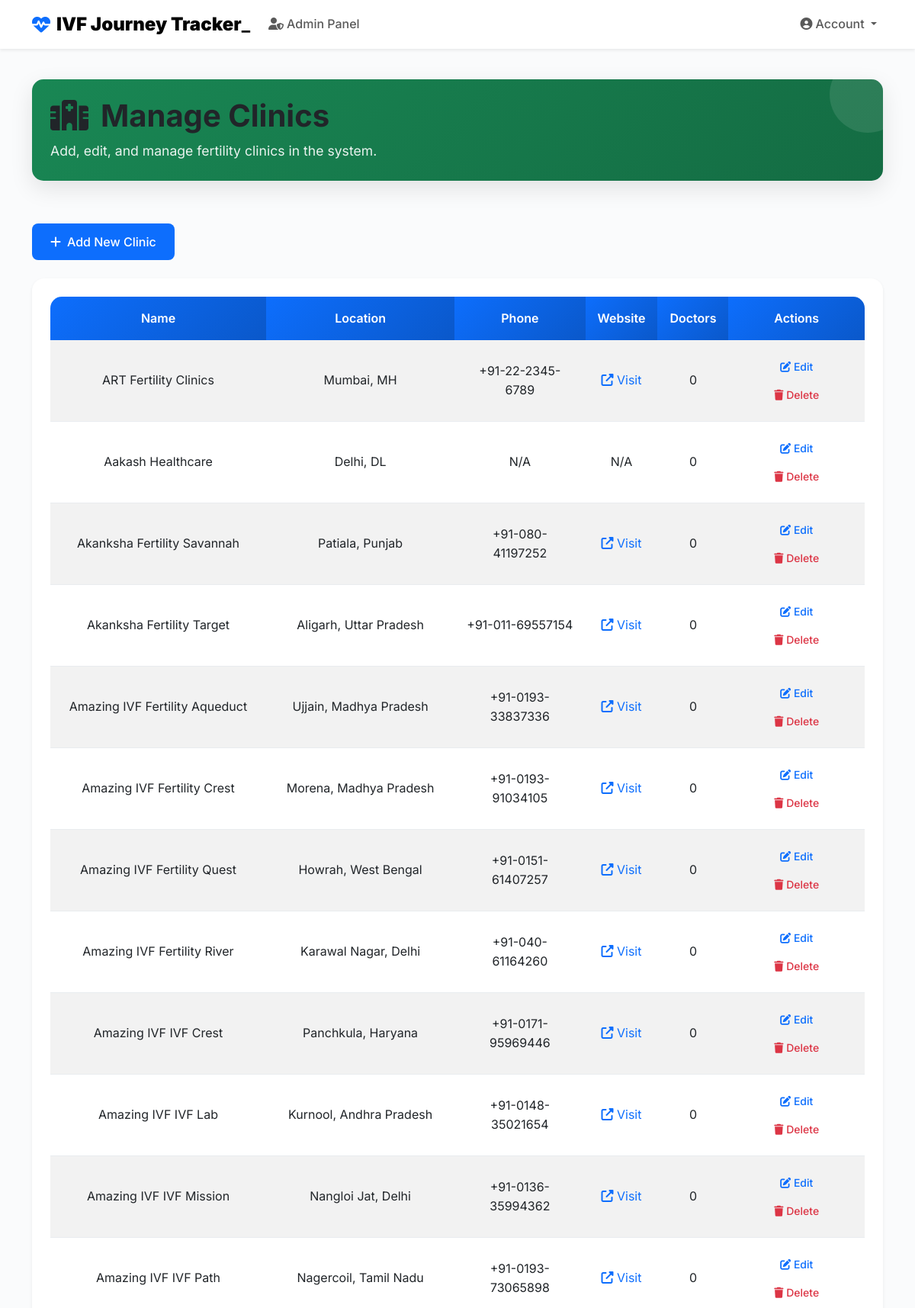
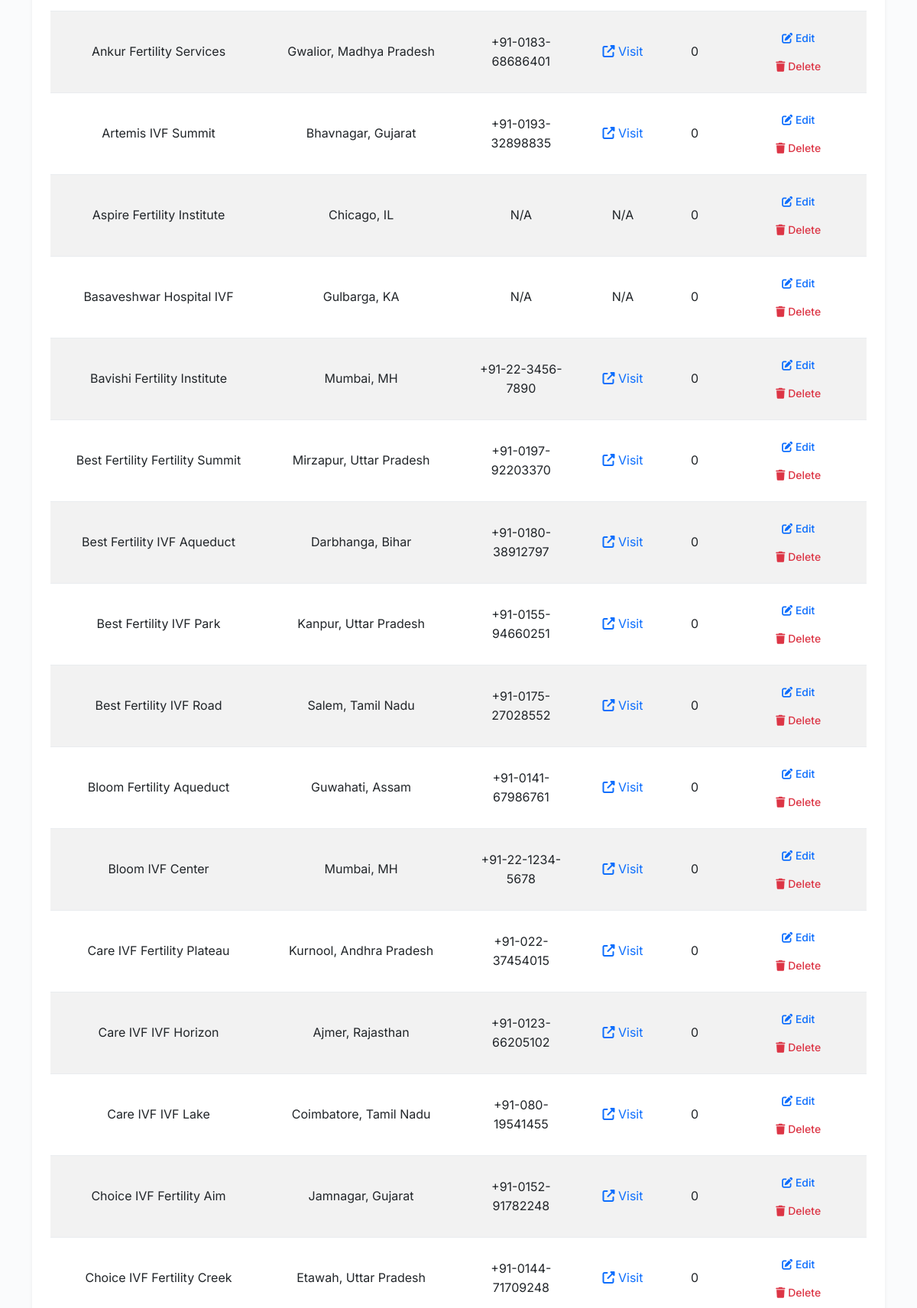
The app's page /admin/clinics (signed in, upper part) with its own data (2 pictures, top to bottom).
### models.py (models this page shows, shortened)
class Clinic(db.Model):
    __tablename__ = 'clinic' # <-- CRITICAL FIX: Explicit table name added
    id = db.Column(db.Integer, primary_key=True)
    name = db.Column(db.String(100), nullable=False)
    state = db.Column(db.String(100), nullable=False)
    city = db.Column(db.String(100), nullable=False)
    address = db.Column(db.String(255))
    contact_number = db.Column(db.String(20))
    phone = db.Column(db.String(20))
    website = db.Column(db.String(255))
    description = db.Column(db.Text)
    latitude = db.Column(db.Float)  # Latitude for map markers
    longitude = db.Column(db.Float)  # Longitude for map markers
    doctors = db.relationship('User', backref='clinic', lazy='dynamic') # References 'user' table via clinic_id foreign key

### main.py (the view)
@app.route('/admin/clinics')
@admin_required
def admin_clinics():
    user = User.query.get(session['user_id'])
    clinics = Clinic.query.order_by(Clinic.name).all()
    return render_template('admin_clinics.html', user=user, clinics=clinics)

### main.py (called while the page is built)
def admin_required(f):
    @wraps(f)
    def wrapper(*args, **kwargs):
        if 'user_id' not in session or session.get('user_type') != 'admin':
            flash('You do not have permission to access this page.', 'error')
            return redirect(url_for('index'))
        return f(*args, **kwargs)
    return wrapper

### templates/admin_clinics.html (shortened to what this page needs)
{% extends "base.html" %}
{% block head %}
    <link href="https://cdn.jsdelivr.net/npm/bootstrap@5.3.0/dist/css/bootstrap.min.css" rel="stylesheet">
    <link rel="stylesheet" href="https://cdnjs.cloudflare.com/ajax/libs/font-awesome/6.4.0/css/all.min.css">
    <link rel="stylesheet" href="https://unpkg.com/leaflet@1.9.4/dist/leaflet.css"/>
    <link rel="stylesheet" href="{{ url_for('static', filename='css/base.style.css') }}">
    <link rel="stylesheet" href="{{ url_for('static', filename='css/admin_clinics.style.css') }}">
{% endblock %}
{% block content %}
<div class="container py-4">
    <div class="row mb-4">
        <div class="col-12">
            <div class="page-header bg-gradient-success text-white p-4">
                <h1 class="mb-2">
                    <i class="fas fa-hospital me-3"></i>Manage Clinics
                </h1>
                <p class="mb-0 opacity-90">
                    Add, edit, and manage fertility clinics in the system.
                </p>
            </div>
        </div>
    </div>
    <div class="row mb-4">
        <div class="col-12">
            <a href="{{ url_for('add_clinic') }}" class="btn btn-primary">
                <i class="fas fa-plus me-2"></i>Add New Clinic
            </a>
        </div>
    </div>
    <div class="row">
        <div class="col-12">
            {% if clinics %}
                <div class="card">
                    <div class="card-body">
                        <div class="table-responsive">
                            <table class="table table-striped">
                                <thead>
                                    <tr>
                                        <th>Name</th>
                                        <th>Location</th>
                                        <th>Phone</th>
                                        <th>Website</th>
                                        <th>Doctors</th>
                                        <th>Actions</th>
                                    </tr>
                                </thead>
                                <tbody>
                                    {% for clinic in clinics %}
                                        <tr>
                                            <td>{{ clinic.name }}</td>
                                            <td>{{ clinic.city }}, {{ clinic.state }}</td>
                                            <td>{{ clinic.phone or 'N/A' }}</td>
                                            <td>
                                                {% if clinic.website %}
                                                    <a href="{{ clinic.website }}" target="_blank" class="text-decoration-none">
                                                        <i class="fas fa-external-link-alt"></i> Visit
                                                    </a>
                                                {% else %}
                                                    N/A
                                                {% endif %}
                                            </td>
                                            <td>{{ clinic.doctors.count() }}</td>
                                            <td>
                                                <a href="{{ url_for('edit_clinic', clinic_id=clinic.id) }}" class="btn btn-sm btn-outline-primary">
                                                    <i class="fas fa-edit"></i> Edit
                                                </a>
                                                <form method="POST" action="{{ url_for('delete_clinic', clinic_id=clinic.id) }}" class="d-inline"
                                                      onsubmit="return confirm('Are you sure you want to delete this clinic?')">
                                                    <button type="submit" class="btn btn-sm btn-outline-danger">
                                                        <i class="fas fa-trash"></i> Delete
                                                    </button>
                                                </form>
                                            </td>
                                        </tr>
                                    {% endfor %}
                                </tbody>
                            </table>
                        </div>
                    </div>
                </div>
            {% endif %}
        </div>
    </div>
</div>
{% endblock %}

### static/css/base.style.css (style rules this page uses)
:root { --primary-color: #0d6efd; --secondary-color: #6c757d; --success-color: #198754; --danger-color: #dc3545; --warning-color: #ffc107; --info-color: #0dcaf0; --light-color: #f8f9fa; --dark-color: #212529; --purple-color: #6f42c1; --teal-color: #20c997; --medical-blue: #4a90e2; --medical-green: #7ed321; --medical-light: #f0f8ff; --medical-border: #e1ecf7; --dashboard-primary: #4a90e2; --dashboard-success: #7ed321; --dashboard-info: #50e3c2; --dashboard-warning: #f5a623; --dashboard-danger: #d0021b; --dashboard-purple: #9013fe; --dashboard-teal: #00d4aa; --gradient-primary: linear-gradient(135deg, #0d6efd 0%, #0a58ca 100%); --gradient-success: linear-gradient(135deg, #198754 0%, #146c43 100%); --gradient-info: linear-gradient(135deg, #0dcaf0 0%, #0aa2c0 100%); --gradient-warning: linear-gradient(135deg, #ffc107 0%, #ffb800 100%); --gradient-danger: linear-gradient(135deg, #dc3545 0%, #b02a37 100%); --gradient-purple: linear-gradient(135deg, #6f42c1 0%, #5a2d91 100%); --gradient-teal: linear-gradient(135deg, #20c997 0%, #198754 100%); --dashboard-gradient-primary: linear-gradient(135deg, var(--dashboard-primary) 0%, var(--dashboard-success) 100%); --dashboard-gradient-success: linear-gradient(135deg, var(--dashboard-success) 0%, var(--dashboard-info) 100%); --dashboard-gradient-info: linear-gradient(135deg, var(--dashboard-info) 0%, var(--dashboard-teal) 100%); --dashboard-gradient-warning: linear-gradient(135deg, var(--dashboard-warning) 0%, var(--dashboard-danger) 100%); --dashboard-gradient-danger: linear-gradient(135deg, var(--dashboard-danger) 0%, var(--dashboard-purple) 100%); --shadow-sm: 0 0.125rem 0.25rem rgba(0, 0, 0, 0.075); --shadow-md: 0 0.5rem 1rem rgba(0, 0, 0, 0.15); --shadow-lg: 0 1rem 3rem rgba(0, 0, 0, 0.175); --border-radius-sm: 0.375rem; --border-radius-md: 0.5rem; --border-radius-lg: 1rem; --border-radius-xl: 1.5rem; --dashboard-shadow: 0 2px 10px rgba(0, 0, 0, 0.1); --dashboard-transition: all 0.3s ease; --dashboard-border-radius: 15px; }
body { font-family: 'Inter', 'Segoe UI', -apple-system, BlinkMacSystemFont, sans-serif; background-color: #fafbfc; color: var(--dark-color); line-height: 1.6; }
h1, h2, h3, h4, h5, h6 { font-weight: 600; color: var(--dark-color); }
.bg-gradient-success { background: var(--gradient-success) !important; }
.page-header { border-radius: var(--border-radius-lg); box-shadow: var(--shadow-md); margin-bottom: 2rem; position: relative; overflow: hidden; }
.page-header::before { content: ''; position: absolute; top: 0; right: 0; width: 100px; height: 100px; background: rgba(255, 255, 255, 0.1); border-radius: 50%; transform: translate(30%, -30%); }
.card { border: none; border-radius: var(--border-radius-lg); box-shadow: var(--shadow-sm); transition: all 0.3s ease; overflow: hidden; }
.card-body { padding: 1.5rem; }
.btn { font-weight: 500; border-radius: var(--border-radius-md); padding: 0.75rem 1.5rem; transition: all 0.3s ease; border: none; position: relative; overflow: hidden; }
.btn::before { content: ''; position: absolute; top: 0; left: -100%; width: 100%; height: 100%; background: rgba(255, 255, 255, 0.2); transition: left 0.3s ease; }
.btn-sm { padding: 0.5rem 1rem; font-size: 0.875rem; }
.table { border-radius: var(--border-radius-md); overflow: hidden; box-shadow: var(--shadow-sm); }
.table thead th { background-color: var(--medical-light); border-bottom: 2px solid var(--medical-border); font-weight: 600; color: var(--dark-color); padding: 1rem; }
.table tbody tr { transition: all 0.3s ease; }
.table td { padding: 1rem; vertical-align: middle; border-bottom: 1px solid var(--medical-border); }
.table th { border-top: none; font-weight: 600; color: #495057; }

### static/css/patient_dashboard.style.css (style rules this page uses)
.card { border: none; border-radius: 15px; transition: transform 0.2s ease, box-shadow 0.2s ease; }

### static/css/doctor_dashboard.style.css (style rules this page uses)
:root { --primary-color: #4a90e2; --success-color: #7ed321; --info-color: #50e3c2; --warning-color: #f5a623; --danger-color: #d0021b; --purple-color: #9013fe; --teal-color: #00d4aa; --shadow: 0 2px 10px rgba(0, 0, 0, 0.1); --border-radius: 15px; --transition: all 0.3s ease; }
.table th { border-top: none; font-weight: 600; color: #495057; }

### records on screen
Clinic: name "ART Fertility Clinics", city "Mumbai", state "MH", phone "+91-22-2345-6789", doctors.count "0"
Clinic: name "Aakash Healthcare", city "Delhi", state "DL", phone "N/A", doctors.count "0"
Clinic: name "Akanksha Fertility Savannah", city "Patiala", state "Punjab", phone "+91-080-41197252", doctors.count "0"
Clinic: name "Akanksha Fertility Target", city "Aligarh", state "Uttar Pradesh", phone "+91-011-69557154", doctors.count "0"
Clinic: name "Amazing IVF Fertility Aqueduct", city "Ujjain", state "Madhya Pradesh", phone "+91-0193-33837336", doctors.count "0"
Clinic: name "Amazing IVF Fertility Crest", city "Morena", state "Madhya Pradesh", phone "+91-0193-91034105", doctors.count "0"
Clinic: name "Amazing IVF Fertility Quest", city "Howrah", state "West Bengal", phone "+91-0151-61407257", doctors.count "0"
Clinic: name "Amazing IVF Fertility River", city "Karawal Nagar", state "Delhi", phone "+91-040-61164260", doctors.count "0"
Clinic: name "Amazing IVF IVF Crest", city "Panchkula", state "Haryana", phone "+91-0171-95969446", doctors.count "0"
Clinic: name "Amazing IVF IVF Lab", city "Kurnool", state "Andhra Pradesh", phone "+91-0148-35021654", doctors.count "0"
Clinic: name "Amazing IVF IVF Mission", city "Nangloi Jat", state "Delhi", phone "+91-0136-35994362", doctors.count "0"
Clinic: name "Amazing IVF IVF Path", city "Nagercoil", state "Tamil Nadu", phone "+91-0193-73065898", doctors.count "0"
Clinic: name "Ankur Fertility Services", city "Gwalior", state "Madhya Pradesh", phone "+91-0183-68686401", doctors.count "0"
Clinic: name "Artemis IVF Summit", city "Bhavnagar", state "Gujarat", phone "+91-0193-32898835", doctors.count "0"
Clinic: name "Aspire Fertility Institute", city "Chicago", state "IL", phone "N/A", doctors.count "0"
Clinic: name "Basaveshwar Hospital IVF", city "Gulbarga", state "KA", phone "N/A", doctors.count "0"
Clinic: name "Bavishi Fertility Institute", city "Mumbai", state "MH", phone "+91-22-3456-7890", doctors.count "0"
Clinic: name "Best Fertility Fertility Summit", city "Mirzapur", state "Uttar Pradesh", phone "+91-0197-92203370", doctors.count "0"
Clinic: name "Best Fertility IVF Aqueduct", city "Darbhanga", state "Bihar", phone "+91-0180-38912797", doctors.count "0"
Clinic: name "Best Fertility IVF Park", city "Kanpur", state "Uttar Pradesh", phone "+91-0155-94660251", doctors.count "0"
Clinic: name "Best Fertility IVF Road", city "Salem", state "Tamil Nadu", phone "+91-0175-27028552", doctors.count "0"
Clinic: name "Bloom Fertility Aqueduct", city "Guwahati", state "Assam", phone "+91-0141-67986761", doctors.count "0"
Clinic: name "Bloom IVF Center", city "Mumbai", state "MH", phone "+91-22-1234-5678", doctors.count "0"
Clinic: name "Care IVF Fertility Plateau", city "Kurnool", state "Andhra Pradesh", phone "+91-022-37454015", doctors.count "0"
Clinic: name "Care IVF IVF Horizon", city "Ajmer", state "Rajasthan", phone "+91-0123-66205102", doctors.count "0"
Clinic: name "Care IVF IVF Lake", city "Coimbatore", state "Tamil Nadu", phone "+91-080-19541455", doctors.count "0"
Clinic: name "Choice IVF Fertility Aim", city "Jamnagar", state "Gujarat", phone "+91-0152-91782248", doctors.count "0"
Clinic: name "Choice IVF Fertility Creek", city "Etawah", state "Uttar Pradesh", phone "+91-0144-71709248", doctors.count "0"
